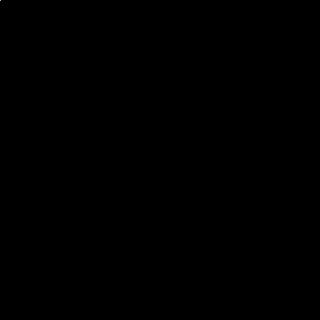
Frame 1 (no input)
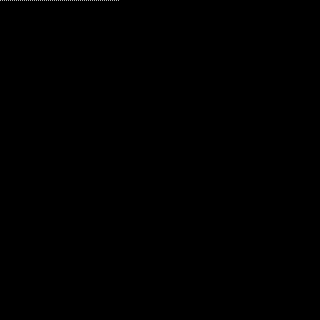
Frame 60 (the mouse pressed at the canvas centre just before this capture)
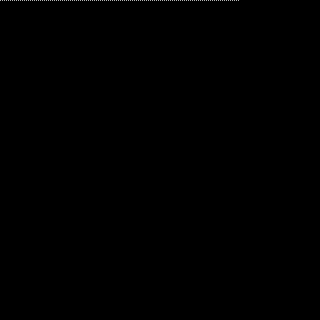
Frame 120 (the mouse held since frame 60 and released just before this capture)

The Processing sketch that drew these frames (run headless with seeded random() and noise(); from frame 60 on, the mouse is pressed at the canvas centre):

// Processing sketch: RenderCircle
// ── RenderCircle.pde
float r = 150;
int x = 0;
int y = 0;

void setup () {
  size(320,320);
  background(0);
  stroke(255);
  fill(255);
  frameRate(120);
  x = 0 - width / 2;
  y = 0 - height / 2;
}

void draw () {
  translate(width/2, height/2);
  
  float sqxy = sq(x) + sq(y);
  
  println(sqxy, sq(r));
  
  if ( sqxy < sq(r) - 100 || sqxy > sq(r) + 100 ) {  
    point(x, y);
  }
  
  x+=2;
  if (x > width /2) {
    x = 0 - width / 2;
    y+=2;
  }
  
}
